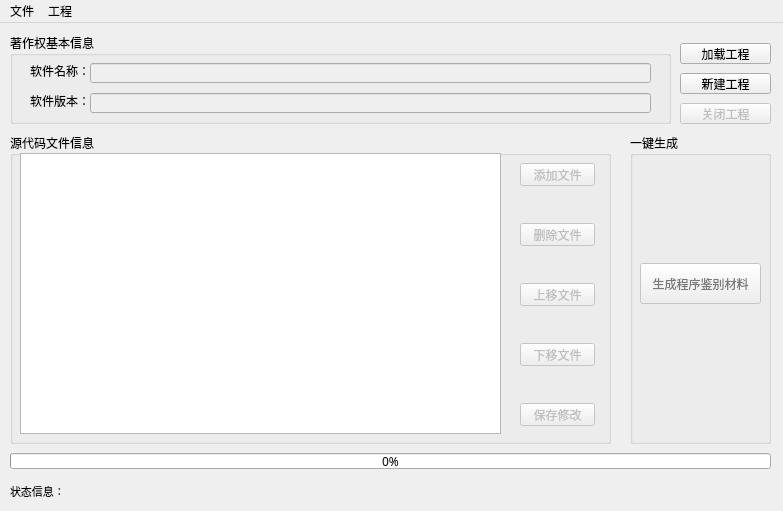
<?xml version="1.0" encoding="UTF-8"?>
<ui version="4.0">
 <class>MainWindow</class>
 <widget class="QMainWindow" name="MainWindow">
  <property name="geometry">
   <rect>
    <x>0</x>
    <y>0</y>
    <width>783</width>
    <height>511</height>
   </rect>
  </property>
  <property name="font">
   <font>
    <family>微软雅黑</family>
   </font>
  </property>
  <property name="windowTitle">
   <string>SCRM Generator - 计算机软件著作权程序鉴别材料生成器</string>
  </property>
  <widget class="QWidget" name="centralwidget">
   <widget class="QGroupBox" name="groupBox">
    <property name="geometry">
     <rect>
      <x>10</x>
      <y>10</y>
      <width>661</width>
      <height>91</height>
     </rect>
    </property>
    <property name="font">
     <font>
      <family>微软雅黑</family>
      <pointsize>9</pointsize>
     </font>
    </property>
    <property name="title">
     <string>著作权基本信息</string>
    </property>
    <widget class="QLabel" name="label">
     <property name="geometry">
      <rect>
       <x>20</x>
       <y>30</y>
       <width>60</width>
       <height>16</height>
      </rect>
     </property>
     <property name="text">
      <string>软件名称：</string>
     </property>
    </widget>
    <widget class="QLineEdit" name="SoftwareName">
     <property name="enabled">
      <bool>false</bool>
     </property>
     <property name="geometry">
      <rect>
       <x>80</x>
       <y>30</y>
       <width>561</width>
       <height>20</height>
      </rect>
     </property>
     <property name="text">
      <string/>
     </property>
    </widget>
    <widget class="QLabel" name="label_2">
     <property name="geometry">
      <rect>
       <x>20</x>
       <y>60</y>
       <width>60</width>
       <height>16</height>
      </rect>
     </property>
     <property name="text">
      <string>软件版本：</string>
     </property>
    </widget>
    <widget class="QLineEdit" name="SoftwareVersion">
     <property name="enabled">
      <bool>false</bool>
     </property>
     <property name="geometry">
      <rect>
       <x>80</x>
       <y>60</y>
       <width>561</width>
       <height>20</height>
      </rect>
     </property>
     <property name="text">
      <string/>
     </property>
    </widget>
   </widget>
   <widget class="QGroupBox" name="groupBox_2">
    <property name="geometry">
     <rect>
      <x>10</x>
      <y>110</y>
      <width>601</width>
      <height>311</height>
     </rect>
    </property>
    <property name="font">
     <font>
      <family>微软雅黑</family>
      <pointsize>9</pointsize>
     </font>
    </property>
    <property name="title">
     <string>源代码文件信息</string>
    </property>
    <widget class="QListWidget" name="CodeFiles">
     <property name="geometry">
      <rect>
       <x>10</x>
       <y>20</y>
       <width>481</width>
       <height>281</height>
      </rect>
     </property>
     <property name="font">
      <font>
       <pointsize>8</pointsize>
      </font>
     </property>
    </widget>
    <widget class="QPushButton" name="AddFile">
     <property name="enabled">
      <bool>false</bool>
     </property>
     <property name="geometry">
      <rect>
       <x>510</x>
       <y>30</y>
       <width>75</width>
       <height>23</height>
      </rect>
     </property>
     <property name="text">
      <string>添加文件</string>
     </property>
    </widget>
    <widget class="QPushButton" name="DeleteFile">
     <property name="enabled">
      <bool>false</bool>
     </property>
     <property name="geometry">
      <rect>
       <x>510</x>
       <y>90</y>
       <width>75</width>
       <height>23</height>
      </rect>
     </property>
     <property name="text">
      <string>删除文件</string>
     </property>
    </widget>
    <widget class="QPushButton" name="UpFile">
     <property name="enabled">
      <bool>false</bool>
     </property>
     <property name="geometry">
      <rect>
       <x>510</x>
       <y>150</y>
       <width>75</width>
       <height>23</height>
      </rect>
     </property>
     <property name="text">
      <string>上移文件</string>
     </property>
    </widget>
    <widget class="QPushButton" name="DownFile">
     <property name="enabled">
      <bool>false</bool>
     </property>
     <property name="geometry">
      <rect>
       <x>510</x>
       <y>210</y>
       <width>75</width>
       <height>23</height>
      </rect>
     </property>
     <property name="text">
      <string>下移文件</string>
     </property>
    </widget>
    <widget class="QPushButton" name="SavePro">
     <property name="enabled">
      <bool>false</bool>
     </property>
     <property name="geometry">
      <rect>
       <x>510</x>
       <y>270</y>
       <width>75</width>
       <height>23</height>
      </rect>
     </property>
     <property name="palette">
      <palette>
       <active>
        <colorrole role="Text">
         <brush brushstyle="SolidPattern">
          <color alpha="255">
           <red>0</red>
           <green>0</green>
           <blue>255</blue>
          </color>
         </brush>
        </colorrole>
        <colorrole role="PlaceholderText">
         <brush brushstyle="SolidPattern">
          <color alpha="128">
           <red>0</red>
           <green>0</green>
           <blue>255</blue>
          </color>
         </brush>
        </colorrole>
       </active>
       <inactive>
        <colorrole role="Text">
         <brush brushstyle="SolidPattern">
          <color alpha="255">
           <red>0</red>
           <green>0</green>
           <blue>255</blue>
          </color>
         </brush>
        </colorrole>
        <colorrole role="PlaceholderText">
         <brush brushstyle="SolidPattern">
          <color alpha="128">
           <red>0</red>
           <green>0</green>
           <blue>255</blue>
          </color>
         </brush>
        </colorrole>
       </inactive>
       <disabled>
        <colorrole role="Text">
         <brush brushstyle="SolidPattern">
          <color alpha="255">
           <red>120</red>
           <green>120</green>
           <blue>120</blue>
          </color>
         </brush>
        </colorrole>
        <colorrole role="PlaceholderText">
         <brush brushstyle="SolidPattern">
          <color alpha="128">
           <red>0</red>
           <green>0</green>
           <blue>0</blue>
          </color>
         </brush>
        </colorrole>
       </disabled>
      </palette>
     </property>
     <property name="font">
      <font>
       <family>微软雅黑</family>
      </font>
     </property>
     <property name="text">
      <string>保存修改</string>
     </property>
    </widget>
   </widget>
   <widget class="QGroupBox" name="groupBox_3">
    <property name="geometry">
     <rect>
      <x>630</x>
      <y>110</y>
      <width>141</width>
      <height>311</height>
     </rect>
    </property>
    <property name="font">
     <font>
      <family>微软雅黑</family>
      <pointsize>9</pointsize>
     </font>
    </property>
    <property name="title">
     <string>一键生成</string>
    </property>
    <widget class="QPushButton" name="GenerateBtn">
     <property name="enabled">
      <bool>false</bool>
     </property>
     <property name="geometry">
      <rect>
       <x>10</x>
       <y>130</y>
       <width>121</width>
       <height>41</height>
      </rect>
     </property>
     <property name="palette">
      <palette>
       <active>
        <colorrole role="ButtonText">
         <brush brushstyle="SolidPattern">
          <color alpha="255">
           <red>255</red>
           <green>0</green>
           <blue>0</blue>
          </color>
         </brush>
        </colorrole>
       </active>
       <inactive>
        <colorrole role="ButtonText">
         <brush brushstyle="SolidPattern">
          <color alpha="255">
           <red>255</red>
           <green>0</green>
           <blue>0</blue>
          </color>
         </brush>
        </colorrole>
       </inactive>
       <disabled>
        <colorrole role="ButtonText">
         <brush brushstyle="SolidPattern">
          <color alpha="255">
           <red>120</red>
           <green>120</green>
           <blue>120</blue>
          </color>
         </brush>
        </colorrole>
       </disabled>
      </palette>
     </property>
     <property name="font">
      <font>
       <family>微软雅黑</family>
      </font>
     </property>
     <property name="text">
      <string>生成程序鉴别材料</string>
     </property>
    </widget>
   </widget>
   <widget class="QPushButton" name="LoadBtn">
    <property name="geometry">
     <rect>
      <x>680</x>
      <y>20</y>
      <width>91</width>
      <height>21</height>
     </rect>
    </property>
    <property name="text">
     <string>加载工程</string>
    </property>
   </widget>
   <widget class="QPushButton" name="NewBtn">
    <property name="geometry">
     <rect>
      <x>680</x>
      <y>50</y>
      <width>91</width>
      <height>21</height>
     </rect>
    </property>
    <property name="text">
     <string>新建工程</string>
    </property>
   </widget>
   <widget class="QPushButton" name="ClosePro">
    <property name="enabled">
     <bool>false</bool>
    </property>
    <property name="geometry">
     <rect>
      <x>680</x>
      <y>80</y>
      <width>91</width>
      <height>21</height>
     </rect>
    </property>
    <property name="text">
     <string>关闭工程</string>
    </property>
   </widget>
   <widget class="QProgressBar" name="ProgressBar">
    <property name="geometry">
     <rect>
      <x>10</x>
      <y>430</y>
      <width>761</width>
      <height>16</height>
     </rect>
    </property>
    <property name="value">
     <number>0</number>
    </property>
   </widget>
   <widget class="QLabel" name="Status">
    <property name="geometry">
     <rect>
      <x>10</x>
      <y>460</y>
      <width>761</width>
      <height>16</height>
     </rect>
    </property>
    <property name="font">
     <font>
      <pointsize>8</pointsize>
     </font>
    </property>
    <property name="text">
     <string>状态信息：</string>
    </property>
   </widget>
  </widget>
  <widget class="QMenuBar" name="menubar">
   <property name="geometry">
    <rect>
     <x>0</x>
     <y>0</y>
     <width>783</width>
     <height>22</height>
    </rect>
   </property>
   <widget class="QMenu" name="FileMenu">
    <property name="title">
     <string>文件</string>
    </property>
    <addaction name="SavePro_Menu"/>
    <addaction name="separator"/>
    <addaction name="AddFile_Menu"/>
    <addaction name="DeleteFile_Menu"/>
   </widget>
   <widget class="QMenu" name="ProjectMenu">
    <property name="title">
     <string>工程</string>
    </property>
    <addaction name="LoadBtn_Menu"/>
    <addaction name="NewBtn_Menu"/>
    <addaction name="ClosePro_Menu"/>
   </widget>
   <addaction name="FileMenu"/>
   <addaction name="ProjectMenu"/>
  </widget>
  <action name="NewProject">
   <property name="text">
    <string>新建工程</string>
   </property>
   <property name="font">
    <font>
     <family>微软雅黑</family>
    </font>
   </property>
  </action>
  <action name="OpenFile">
   <property name="text">
    <string>打开
</string>
   </property>
  </action>
  <action name="SaveFile">
   <property name="text">
    <string>保存</string>
   </property>
  </action>
  <action name="Load">
   <property name="text">
    <string>加载工程</string>
   </property>
  </action>
  <action name="SavePro_Menu">
   <property name="enabled">
    <bool>false</bool>
   </property>
   <property name="text">
    <string>保存</string>
   </property>
  </action>
  <action name="AddFile_Menu">
   <property name="enabled">
    <bool>false</bool>
   </property>
   <property name="text">
    <string>添加代码</string>
   </property>
  </action>
  <action name="DeleteFile_Menu">
   <property name="enabled">
    <bool>false</bool>
   </property>
   <property name="text">
    <string>删除代码</string>
   </property>
  </action>
  <action name="LoadBtn_Menu">
   <property name="text">
    <string>加载工程</string>
   </property>
  </action>
  <action name="NewBtn_Menu">
   <property name="text">
    <string>新建工程</string>
   </property>
  </action>
  <action name="ClosePro_Menu">
   <property name="enabled">
    <bool>false</bool>
   </property>
   <property name="text">
    <string>关闭工程</string>
   </property>
  </action>
 </widget>
 <tabstops>
  <tabstop>LoadBtn</tabstop>
  <tabstop>NewBtn</tabstop>
  <tabstop>ClosePro</tabstop>
  <tabstop>CodeFiles</tabstop>
  <tabstop>AddFile</tabstop>
  <tabstop>DeleteFile</tabstop>
  <tabstop>UpFile</tabstop>
  <tabstop>DownFile</tabstop>
  <tabstop>SavePro</tabstop>
  <tabstop>GenerateBtn</tabstop>
  <tabstop>SoftwareName</tabstop>
  <tabstop>SoftwareVersion</tabstop>
 </tabstops>
 <resources/>
 <connections/>
</ui>
